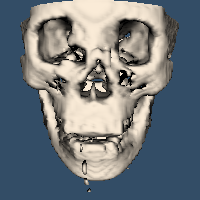

The Python source for this figure:
#!/usr/bin/env python

# Generate an isosurface from CT head data using vtkMarchingContourFilter
# with an outline.

import os

# Factory overrides
import vtkmodules.vtkInteractionStyle  # noqa: F401
import vtkmodules.vtkRenderingOpenGL2  # noqa: F401

from vtkmodules.vtkCommonColor import vtkNamedColors
from vtkmodules.vtkFiltersGeneral import vtkMarchingContourFilter
from vtkmodules.vtkFiltersModeling import vtkOutlineFilter
from vtkmodules.vtkIOImage import vtkVolume16Reader
from vtkmodules.vtkRenderingCore import (
    vtkActor,
    vtkPolyDataMapper,
    vtkRenderWindow,
    vtkRenderWindowInteractor,
    vtkRenderer,
)

# Data directory
data_dir = os.environ.get("VPE_DATA_DIR", os.path.dirname(os.path.abspath(__file__)))

colors = vtkNamedColors()
rgb = [0.0, 0.0, 0.0]

# Read CT head slices
v16 = vtkVolume16Reader()
v16.SetDataDimensions(64, 64)
v16.GetOutput().SetOrigin(0.0, 0.0, 0.0)
v16.SetDataByteOrderToLittleEndian()
v16.SetFilePrefix(os.path.join(data_dir, "headsq", "quarter"))
v16.SetImageRange(1, 93)
v16.SetDataSpacing(3.2, 3.2, 1.5)
v16.Update()

# Marching contour filter
iso = vtkMarchingContourFilter()
iso.SetInputConnection(v16.GetOutputPort())
iso.SetValue(0, 1125)

iso_mapper = vtkPolyDataMapper()
iso_mapper.SetInputConnection(iso.GetOutputPort())
iso_mapper.ScalarVisibilityOff()

colors.GetColorRGB("antique_white", rgb)
iso_actor = vtkActor()
iso_actor.SetMapper(iso_mapper)
iso_actor.GetProperty().SetColor(rgb)

# Outline
outline = vtkOutlineFilter()
outline.SetInputConnection(v16.GetOutputPort())

outline_mapper = vtkPolyDataMapper()
outline_mapper.SetInputConnection(outline.GetOutputPort())

outline_actor = vtkActor()
outline_actor.SetMapper(outline_mapper)
outline_actor.VisibilityOff()

# Renderer
renderer = vtkRenderer()
renderer.AddActor(outline_actor)
renderer.AddActor(iso_actor)
renderer.SetBackground(0.2, 0.3, 0.4)

# Window
render_window = vtkRenderWindow()
render_window.AddRenderer(renderer)
render_window.SetSize(200, 200)
render_window.SetWindowName("mcubes")

# Interactor
interactor = vtkRenderWindowInteractor()
interactor.SetRenderWindow(render_window)

# Scene
renderer.ResetCamera()
renderer.GetActiveCamera().Elevation(90)
renderer.GetActiveCamera().SetViewUp(0, 0, -1)
renderer.GetActiveCamera().Dolly(1.5)
renderer.ResetCameraClippingRange()

interactor.Initialize()
interactor.Start()
